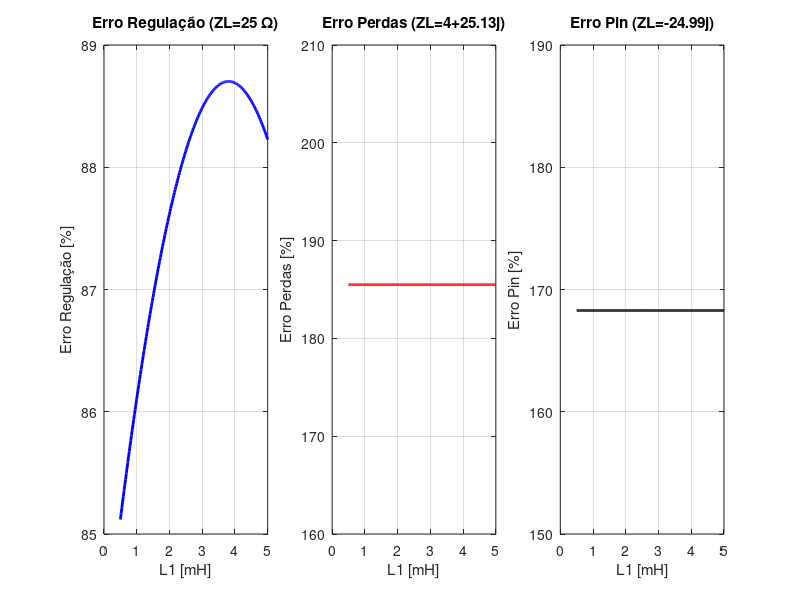

The MATLAB script that drew this image:
clc; clear; close all;

% =================== Dados do Transformador ===================
f = 60;                 
w = 2*pi*f;

% Valores conhecidos
R1 = 0.95;

% Faixa de variação de L1
L1_range = linspace(0.5e-3, 5e-3, 200);   % 0.5 mH a 5 mH

% Constante de transformação
k = (127/220)^2;
alpha = sqrt(3) - 1;

Rm = 1861.54;
Lm = 3.62;              % H

% =================== Tensões Nominais ===================
V2L = 127;       % tensão secundária nominal (linha)

% =================== Cargas a analisar ===================
ZL_list = [25, 4 + 25.13j, -24.99j];  % corrigido último ZL

% =================== Valores MEDIDOS ===================
V1_med      = [227, 221, 218]; 
V2_NL_med   = [132, 128.3, 126.1];
V2L_med     = [127, 127, 127];
I2_med      = [4.83, 4.02, 4.48];
Regula_med  = [3.94, 1.02, 0.71];
PO_med      = [614, 67, 0];
Pin_med     = [652, 106, 38];
Pperdas_med = [38, 39, 38];
efic_med    = [94.17, 87.72, 0];

% =================== Pré-alocação ===================
erro_Regula_vs_L1  = zeros(size(L1_range));
erro_Pperdas_vs_L1 = zeros(size(L1_range));
erro_Pin_vs_L1     = zeros(size(L1_range));

% =================== Loop sobre L1 ===================
for n = 1:length(L1_range)
    L1 = L1_range(n);

    % --- Resistências e Indutâncias dependentes de L1 ---
    R2p = alpha * R1;   
    R2  = k * R2p;      
    L2p = alpha * L1;   
    L2  = k * L2p;      

    Z1 = R1 + 1j*w*L1;
    Z2 = R2 + 1j*w*L2;
    Zm = 1 / (1/Rm + 1/(1j*w*Lm));   % paralelo
    Z2p = 3*Z2;

    for kZ = 1:length(ZL_list)
        ZL = ZL_list(kZ);

        % ---- Cálculos teóricos ----
        V1 = 127*sqrt(3) * abs((Z1 + Z2p + 3*ZL) / (3*ZL));
        V2NL = V1*(1/sqrt(3)) * abs(Zm/(Zm+Z1));
        I2L = abs(127/ZL);
        Reg = abs((V2NL - V2L)/V2L) * 100;    
        Po = V2L * (I2L)* cos(angle(ZL));
        Z_eq = Z1 + Z2p + 3*ZL;
        Pin = (V1^2 / abs(Z_eq)) * cos(angle(Z_eq));
        Perdas = Pin - Po;
        Ef = (Po/Pin)*100;

        % ---- Erros percentuais ----
        erro_Regula  = abs(Reg - Regula_med(kZ)) / abs(Reg) * 100;
        erro_Pperdas = abs(Perdas - Pperdas_med(kZ)) / abs(Perdas) * 100;
        erro_Pin     = abs(Pin - Pin_med(kZ)) / abs(Pin) * 100;

        % ---- Guardar só os pedidos ----
        if kZ == 1
            erro_Regula_vs_L1(n) = erro_Regula; % ZL=25
        elseif kZ == 2
            erro_Pperdas_vs_L1(n) = erro_Pperdas; % ZL=4+25.13j
        elseif kZ == 3
            erro_Pin_vs_L1(n) = erro_Pin; % ZL=-24.99j
        end
    end
end

% =================== Gráficos ===================
figure('Name','Erros em função de L1','NumberTitle','off','Position',[200 100 1200 600]);

subplot(1,3,1);
plot(L1_range*1e3, erro_Regula_vs_L1,'b','LineWidth',2);
xlabel('L1 [mH]'); ylabel('Erro Regulação [%]');
title('Erro Regulação (ZL=25 \Omega)');
grid on;

subplot(1,3,2);
plot(L1_range*1e3, erro_Pperdas_vs_L1,'r','LineWidth',2);
xlabel('L1 [mH]'); ylabel('Erro Perdas [%]');
title('Erro Perdas (ZL=4+25.13j)');
grid on;

subplot(1,3,3);
plot(L1_range*1e3, erro_Pin_vs_L1,'k','LineWidth',2);
xlabel('L1 [mH]'); ylabel('Erro Pin [%]');
title('Erro Pin (ZL=-24.99j)');
grid on;
